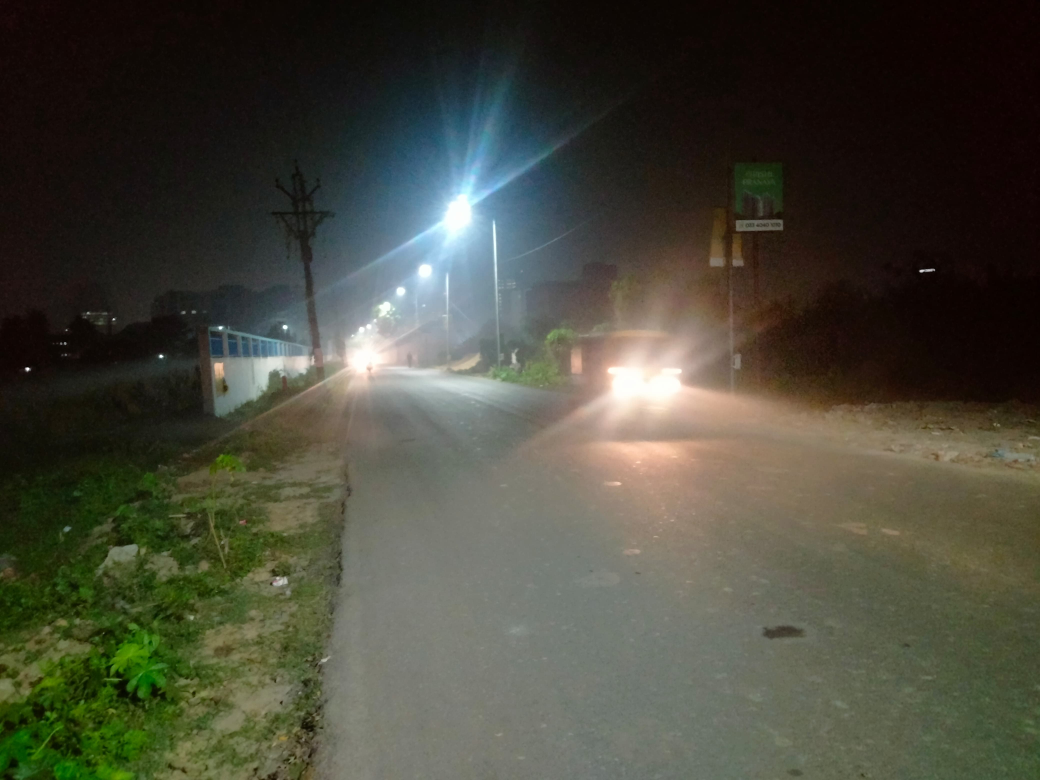
#> input picture Images/1 .jpg, 4160 x 3120 px (shown at 1/4 size); its folder holds only this picture in this run
$ python -i imageDehaz.py   (imports and definitions only)
#> lines starting #> are read from the running program, lines starting #| are printed output that depends on the picture
# [274 lines of commented-out code are left out]
import cv2
import numpy as np
import copy


class image_dehazer():

    def __init__(self, airlightEstimation_windowSze=15, boundaryConstraint_windowSze=3, C0=20, C1=300,
                 regularize_lambda=0.1, sigma=0.5, delta=0.85, showHazeTransmissionMap=True):
        self.airlightEstimation_windowSze = airlightEstimation_windowSze
        self.boundaryConstraint_windowSze = boundaryConstraint_windowSze
        self.C0 = C0
        self.C1 = C1
        self.regularize_lambda = regularize_lambda
        self.sigma = sigma
        self.delta = delta
        self.showHazeTransmissionMap = showHazeTransmissionMap
        self._A = []
        self._transmission = []
        self._WFun = []

    def air_light_estimation(self, haze_img):
        # Check if the image is a color image or gray scale...
        if len(haze_img.shape == 3):
            # if it is a color image , process each color channel separately.
            for ch in range(len(haze_img.shape)):
              kernel = np.ones((self.airlightEstimation_windowSze, self.airlightEstimation_windowSze), np.uint8)
              min_img = cv2.erode(haze_img[:, :, ch], kernel)
                # Find the maximum value in image and append it to _A
              self._A.append(int(min_img.max()))
        else:
            # if it is a gray scale, use the same process without iterating through channel.
            kernel = np.ones((self.airlightEstimation_windowSze, self.airlightEstimation_windowSze), np.uint8)
            min_img = cv2.erode(haze_img, kernel)
            self._A.append(int(min_img.max()))

    # [118 lines left out: functions boundary_constraint, load_filterbank, calculate_weighting_function, circular_convolution_filter, cal_transmission, not called in this run]

    def remove_haze(self, haze_img):

        # Estimate air-light (global atmospheric light) from the hazy image
        self.air_light_estimation(haze_img)
        # Apply boundary constraints to estimate the initial transmission map
        self.boundary_constraint(haze_img)
        # Refine the transmission map using edge-preserving regularization
        self.cal_transmission(haze_img)

        # Calculate the number of channels in the input image
        if len(haze_img.shape) == 3:
            num_channels = haze_img.shape[2]
        else:
            num_channels = 1

        # Apply the dehazing formula to recover the haze-free image
        HazeCorrectedImg = np.zeros(haze_img.shape)
        for ch in range(num_channels):
            HazeCorrectedImg[:, :, ch] = self._A[ch] + (haze_img[:, :, ch] - self._A[ch]) / self._Transmission

        # Convert the dehazed image to an 8-bit unsigned integer representation
        return HazeCorrectedImg.astype(np.uint8), self._Transmission

    # [39 lines left out: functions psf2otf, zero_pad, not called in this run]

>>> import cv2
>>> picture = cv2.imread('Images/1 .jpg', cv2.IMREAD_GRAYSCALE)
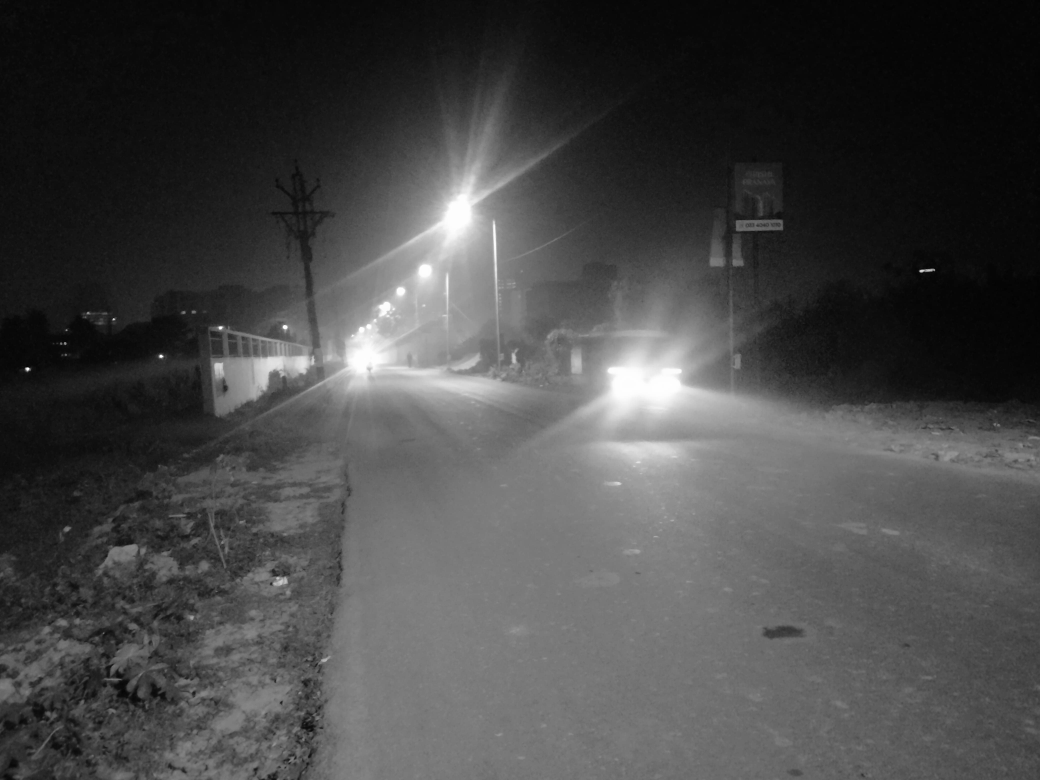
#> picture: shape (3120, 4160) (shown at 1/4 size); min 0, max 255, mean 71.4
>>> result = image_dehazer().remove_haze(picture)
#> (the run stopped early here; a loop or call above may not have finished)

$ run again, on Images/W.jpg
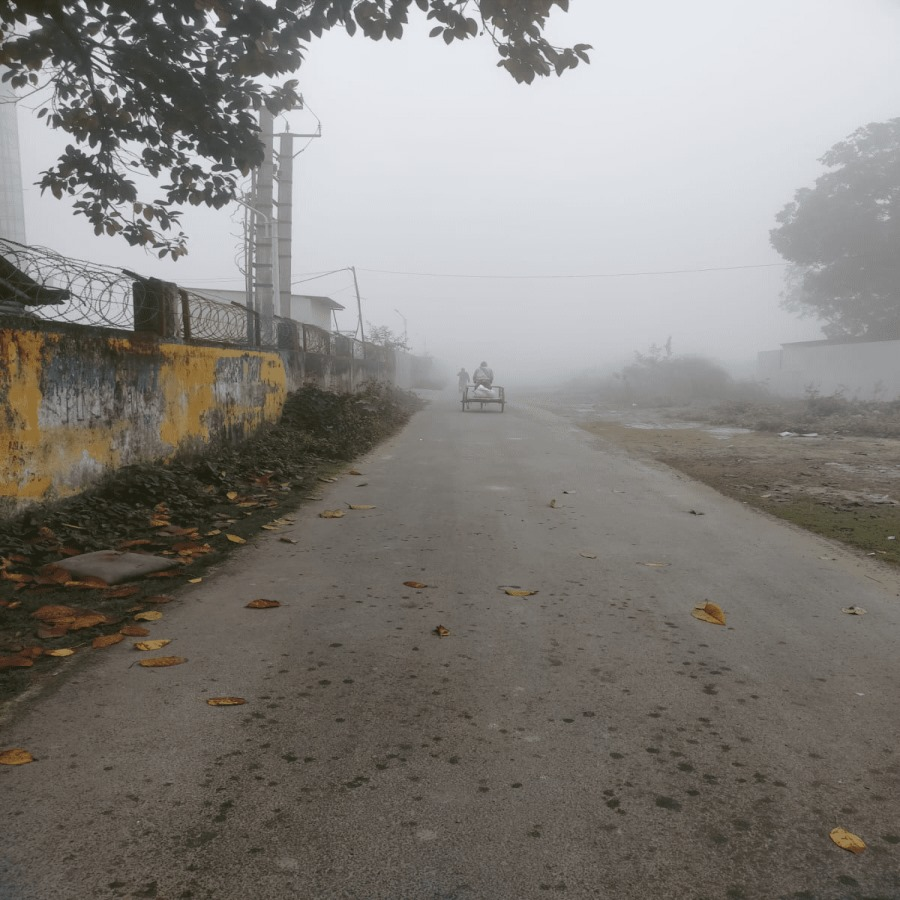
#> input picture Images/W.jpg, 900 x 900 px
#> `picture = cv2.imread('Images/1 .jpg', cv2.IMREAD_GRAYSCALE)`:
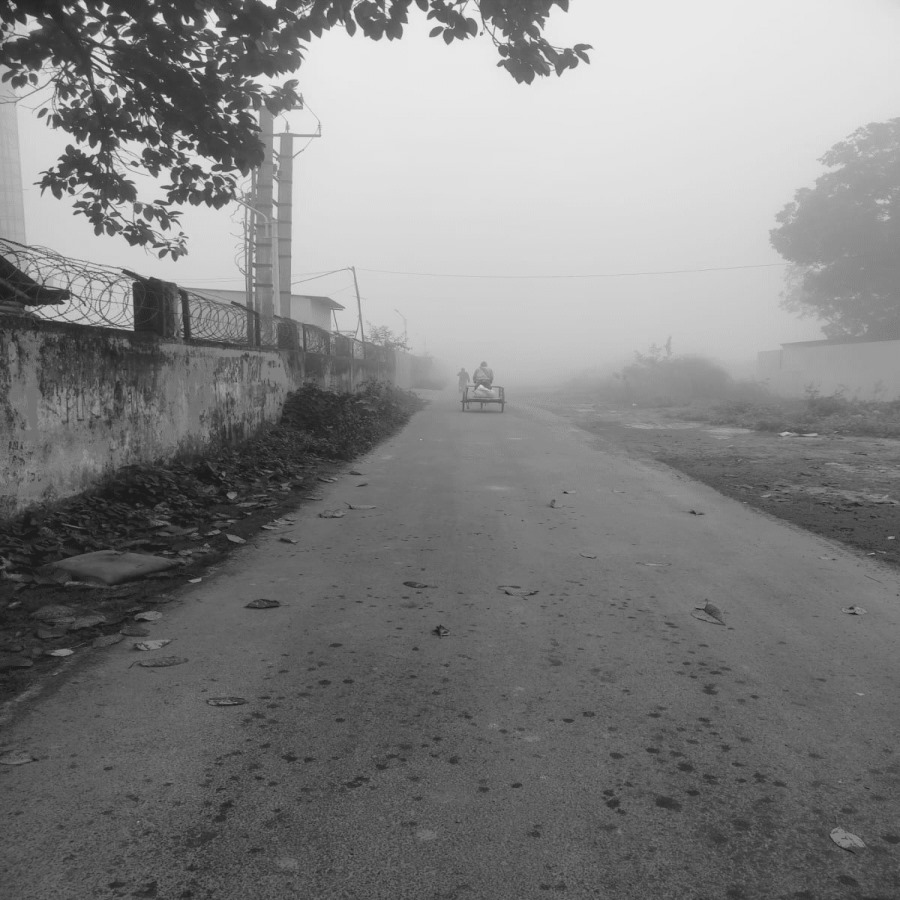
#> picture: shape (900, 900); min 21, max 240, mean 128.8
